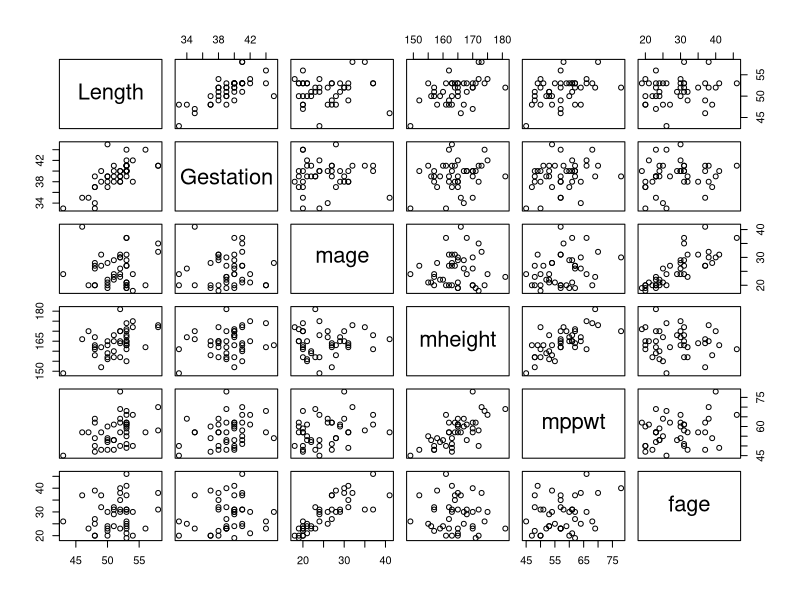
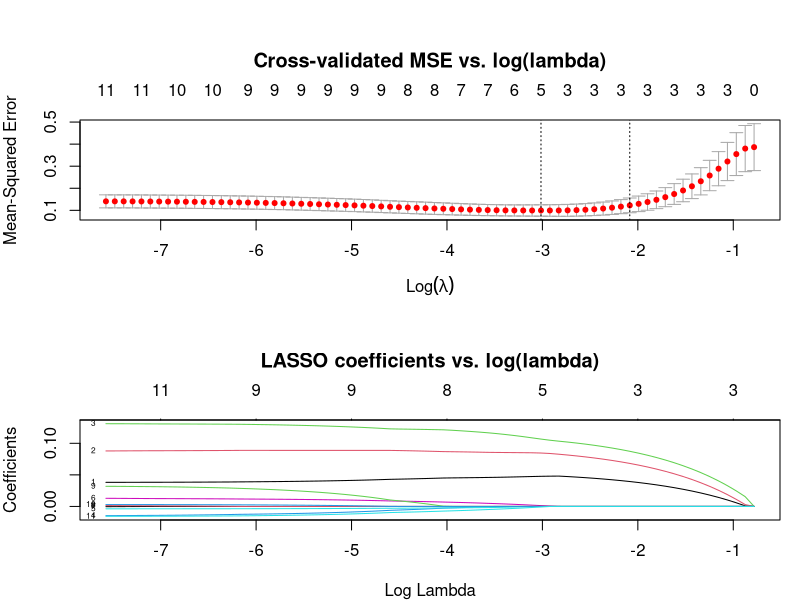
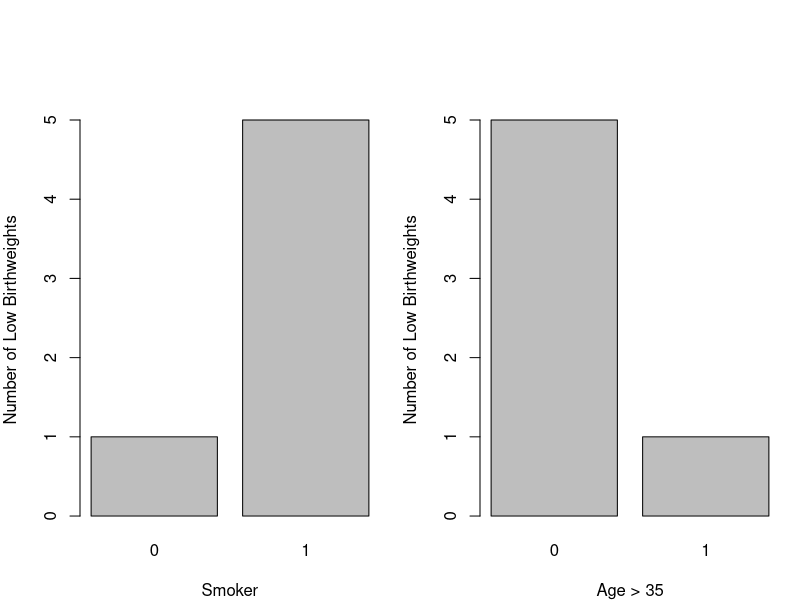

Source code (R) for these figures, in order:
## ---- chunk 1
birthweight <- read.csv("data/Birthweight.csv"); str(birthweight)
## ---- chunk 2
birthweight1 <- birthweight
birthweight1$ID <- NULL; birthweight1$smoker <- NULL
birthweight1$lowbwt <- NULL; birthweight1$mage35 <- NULL
## ---- chunk 3
# Create data frame with Cook's distances
cdist_df <- data.frame()
for (i in 1:length(birthweight1)) {
  if (names(birthweight1)[i] == "Birthweight") next
  bw_model <- lm(Birthweight~birthweight1[,i], data=birthweight1)
  cdist <- cooks.distance(bw_model)
  cdist_df <- rbind(cdist_df, data.frame(Variable = names(birthweight1)[i],
                                         CooksDistance = max(cdist)))
}
print(t(cdist_df))
## ---- chunk 4
bw_model <- lm(Birthweight~., data=birthweight1); library(car); vif(bw_model)
## ---- chunk 5
pairs(birthweight1[,c("Length", "Gestation", "mage", "mheight", "mppwt", "fage")])
## ---- chunk 6
model_summary <- summary(bw_model)
p_values <- model_summary$coefficients[,4]
birthweight2 <- birthweight1
while (max(p_values) > 0.05) {
  max_p_name <- names(which.max(p_values))
  birthweight2 <- birthweight2[, names(birthweight2) != max_p_name]
  bw_model <- lm(Birthweight~., data=birthweight2)
  model_summary <- summary(bw_model)
  p_values <- model_summary$coefficients[,4]
}
model_summary
## ---- chunk 7
averages <- data.frame(Headcirc=mean(birthweight2$Headcirc), Gestation=mean(birthweight2$Gestation))
stepdown_ci <- predict(bw_model, newdata=averages, interval="confidence", level=0.95)
stepdown_pi <- predict(bw_model, newdata=averages, interval="prediction", level=0.95)
## ---- chunk 8
library(glmnet); par(mfrow=c(2,1), mar=c(4,4,6,1)); set.seed(123)
x_df <- birthweight1[, names(birthweight1) != 'Birthweight']
x <- as.matrix(x_df); y <- as.double(birthweight1$Birthweight)
train <- sample(1:nrow(x), 0.67*nrow(x))
x_train <- x[train,]; y_train <- y[train]
x_test <- x[-train,]; y_test <- y[-train]; x_test_df <- x_df[-train,]
lasso_model <- glmnet(x_train, y_train, alpha=1)
cv_lasso <- cv.glmnet(x_train, y_train, alpha=1, type.measure="mse")
plot(cv_lasso, main="Cross-validated MSE vs. log(lambda)")
plot(cv_lasso$glmnet.fit, xvar="lambda", label=T, main="LASSO coefficients vs. log(lambda)")
lambda_min <- cv_lasso$lambda.min; lambda_1se <- cv_lasso$lambda.1se
coef(cv_lasso, s=cv_lasso$lambda.min)
lasso_pred <- predict(lasso_model, s=lambda_min, newx=x_test)
mse_lasso <- mean((lasso_pred-y_test)^2)
stepdown_pred <- predict(bw_model, newdata=x_test_df)
mse_stepdown <- mean((stepdown_pred-y_test)^2)
## ---- chunk 9
library(dplyr)
birthweight3 <- select(birthweight, lowbwt, Gestation, smoker, mage35)
par(mfrow=c(1,2))
totsmoker <- xtabs(~smoker, data=birthweight3)
barplot(xtabs(lowbwt~smoker, data=birthweight3), xlab="Smoker", ylab="Number of Low Birthweights")
totmage35 <- xtabs(~mage35, data=birthweight3)
barplot(xtabs(lowbwt~mage35, data=birthweight3), xlab="Age > 35", ylab="Number of Low Birthweights")
tot <- xtabs(~smoker+mage35, data=birthweight3)
totlowbwt <- xtabs(lowbwt~smoker+mage35, data=birthweight3)
print(totsmoker); print(totmage35); print(round(totlowbwt/tot, 2))
## ---- chunk 10
bw_logmodel <- glm(lowbwt~Gestation+smoker+mage35, data=birthweight3, family="binomial")
summary(bw_logmodel)
## ---- chunk 11
bw_logmodel_int1 <- glm(lowbwt~Gestation+smoker+mage35+Gestation:smoker, data=birthweight3, family="binomial")
anova(bw_logmodel_int1, test="Chisq")

bw_logmodel_int2 <- glm(lowbwt~Gestation+smoker+mage35+Gestation:mage35, data=birthweight3, family="binomial")
anova(bw_logmodel_int2, test="Chisq")
## ---- chunk 12
#final_logmodel <- glm(lowbwt~Gestation+smoker, data=birthweight3, family="binomial")
combo1 = data.frame(Gestation=40, smoker=0, mage35=0)
combo2 = data.frame(Gestation=40, smoker=1, mage35=0)
combo3 = data.frame(Gestation=40, smoker=0, mage35=1)
combo4 = data.frame(Gestation=40, smoker=1, mage35=1)
plbw_combo1 = predict(bw_logmodel,combo1,type="response")
plbw_combo2 = predict(bw_logmodel,combo2,type="response")
plbw_combo3 = predict(bw_logmodel,combo3,type="response")
plbw_combo4 = predict(bw_logmodel,combo4,type="response")
summary_table <- matrix(c(plbw_combo1, plbw_combo3, plbw_combo2, plbw_combo4), 
                        byrow = TRUE, 
                        ncol = 2, 
                        dimnames = list(c("Non-smoker", "Smoker"), 
                                        c("Under 35", "Over 35")))
print(summary_table)
## ---- chunk 13
#Creating the matrix for the smoker boolean low birthweight
grouped_df_smoker <- with(birthweight3, table(lowbwt, smoker))
dims <- dim(grouped_df_smoker)
flat_table <- as.vector(grouped_df_smoker)
matrix_data_smoker <- matrix(flat_table, nrow = prod(dims[-1]), ncol = dims[1])
rownames(matrix_data_smoker) <- c("lowbwt=0", "lowbwt=1")
colnames(matrix_data_smoker) <- c("smoker=0", "smoker=1")

#Creating the matrix for the mage35 boolean low birthweight
grouped_df_mage35 <- with(birthweight3, table(lowbwt, mage35))
dims <- dim(grouped_df_mage35)
flat_table <- as.vector(grouped_df_mage35)
matrix_data_mage35 <- matrix(flat_table, nrow = prod(dims[-1]), ncol = dims[1])
rownames(matrix_data_mage35) <- c("lowbwt=0", "lowbwt=1")
colnames(matrix_data_mage35) <- c("mage35=0", "mage35=1")

#Conducting the two Fisher tests since we have two 2x2 matrices
pval_smoker <- fisher.test(matrix_data_smoker)[[1]]
pval_mage35 <-  fisher.test(matrix_data_mage35)[[1]]
